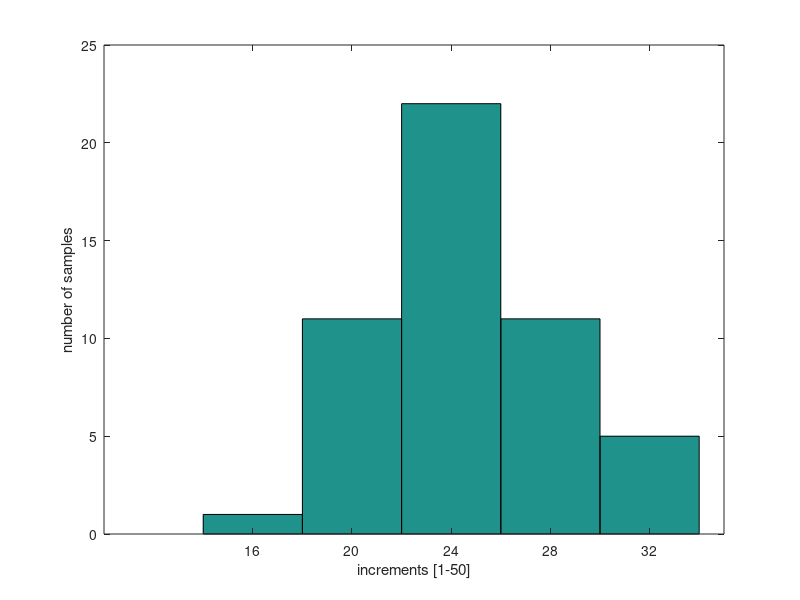
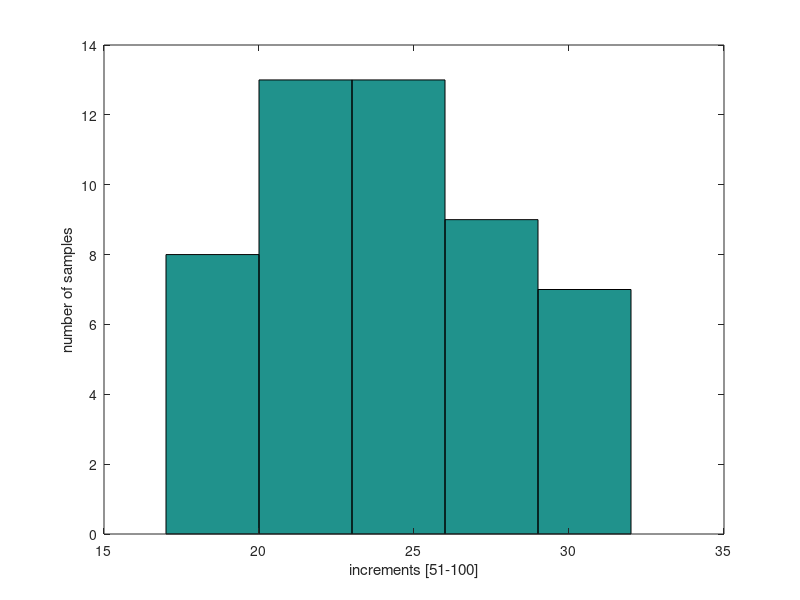
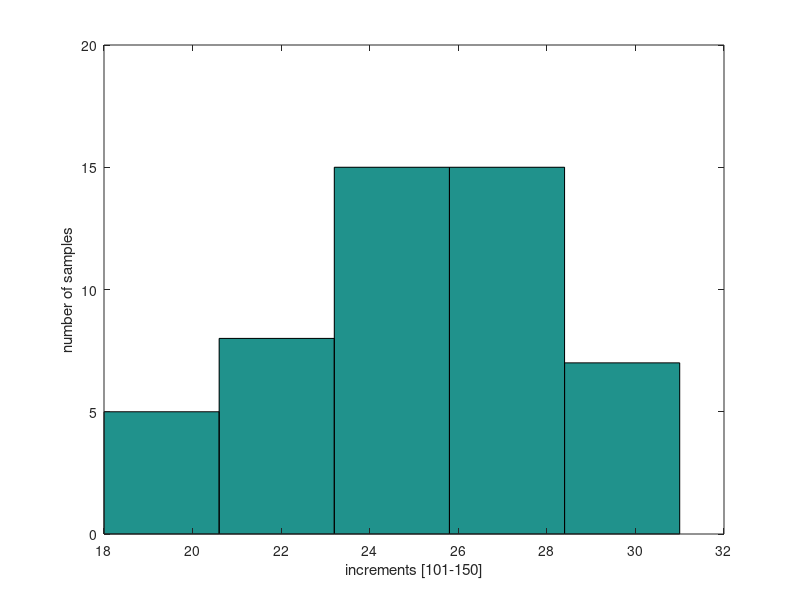
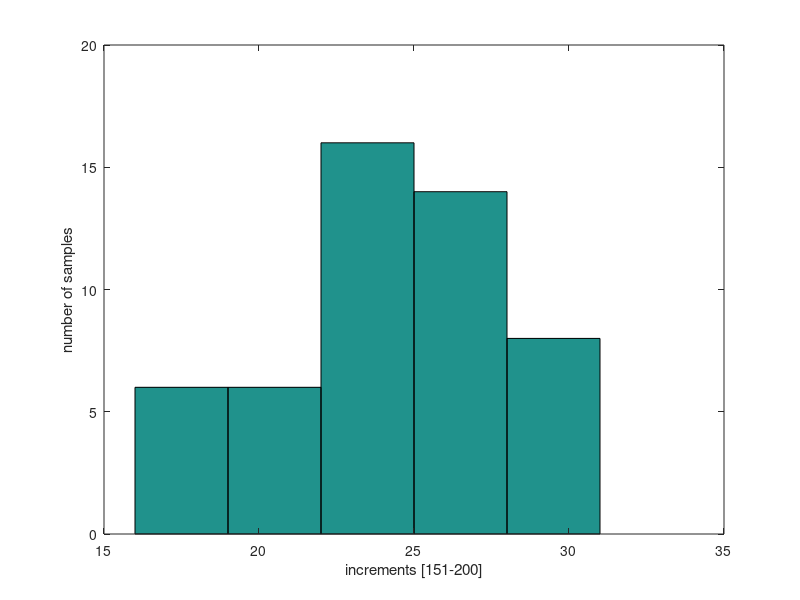

Recreate these plots in MATLAB, in order.
#Binomial count
#200 trials
#50 realizations
#4 slices (increment)
#50 trials each slices
#probability = 1/2
execution = zeros(200, 50);
probability = 1/2;
increments = zeros(4, 50);

#realizations for
for realization_index = 1:50
  execution(1, realization_index) = binornd(1, probability);
  #trials for
  for trial_index = 2:200
    execution(trial_index, realization_index) = execution(trial_index-1, realization_index) + binornd(1, probability);
  end
  
  #add to increments
  increments(1, realization_index)= execution(50,realization_index) - execution(1, realization_index);
  increments(2, realization_index)= execution(100, realization_index) - execution(51, realization_index);
  increments(3, realization_index)= execution(150, realization_index) - execution(101, realization_index);
  increments(4, realization_index)= execution(200, realization_index) - execution(151, realization_index);
  
  #figure(realization_index);
  #plot the graph
  #hold on;
  #plot(1:200,execution(:,realization_index),'--r',1:200);
  #legend('p=1/2');
  #xlabel('t')
  #ylabel('S(t) Binommial Count')
  #title('Problem 9.118, letter c, graph');
  #pause(1);
end
  #figure
  #m=mean(execution');
  #v=var(execution');
  #plot(1:200, m(1:200), '--k', 1:200, v(1:200), '--b');
  #legend('mean','variance');
  #xlabel('t')
  #ylabel('total of mean,variance')
  #title('Problem 9.118, letter c, mean and variance');

  figure
  hist(increments(1,:),5);
  xlabel('increments [1-50]');
  ylabel('number of samples');
  
  figure
  hist(increments(2,:),5);
  xlabel('increments [51-100]');
  ylabel('number of samples');

  figure
  hist(increments(3,:),5);
  xlabel('increments [101-150]');
  ylabel('number of samples');

  figure
  hist(increments(4,:),5);
  xlabel('increments [151-200]');
  ylabel('number of samples');
